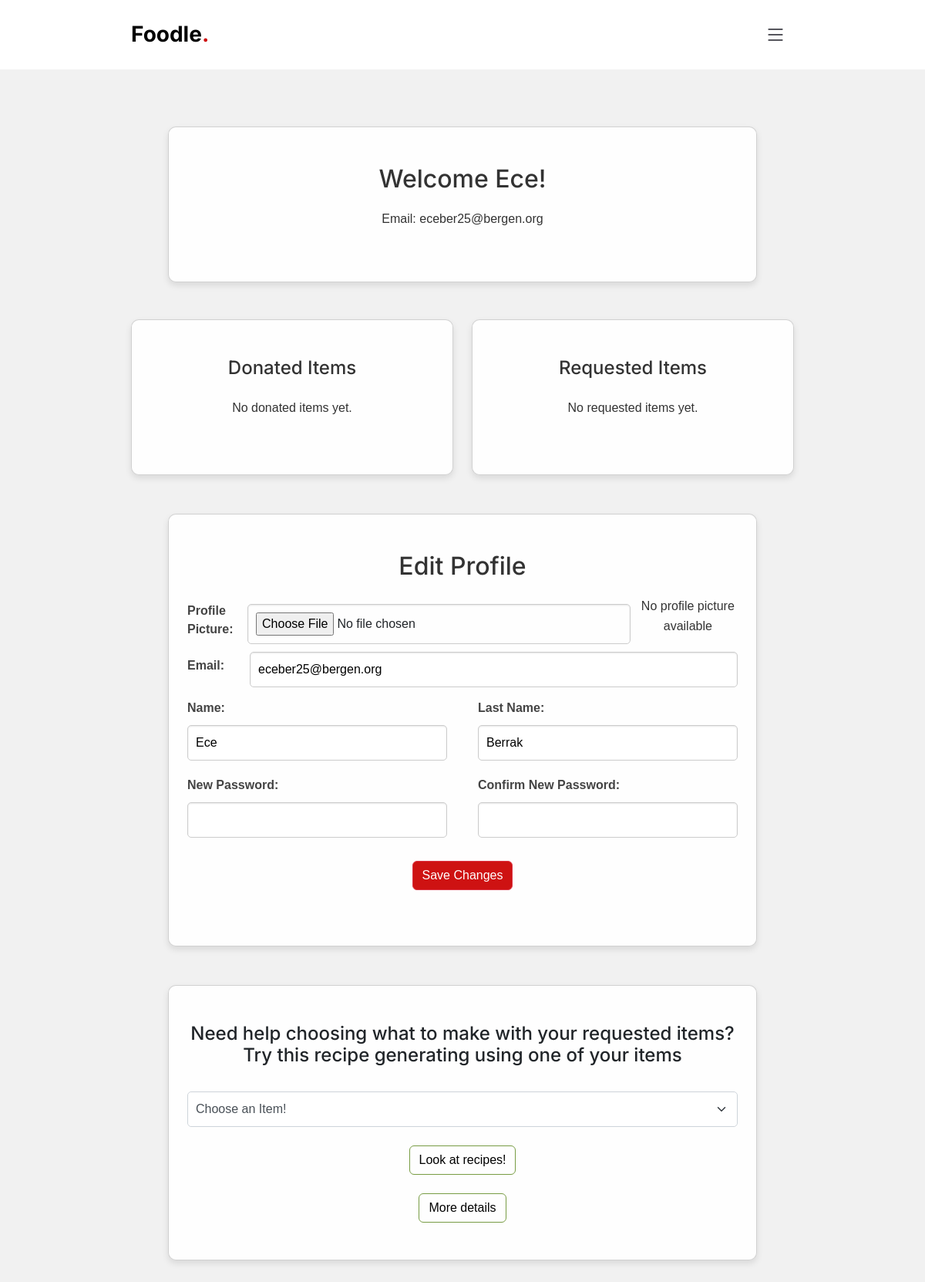
The app's page /profile (signed in) with its own data.
### app.py (models this page shows, shortened)
class User(db.Model, UserMixin):
    id = db.Column(db.Integer, primary_key=True)
    name = db.Column(db.String(255))
    last_name = db.Column(db.String(255))
    email = db.Column(db.String(255), unique=True, nullable=False)
    password_hash = db.Column(db.String(255), nullable=False)
    email_verification_token = db.Column(db.String(255))
    is_verified = db.Column(db.Boolean, default=False)
    phoneNumber = db.Column(db.String(255))
    userdonations = db.relationship('Donation', backref='donor', lazy=True)
    profile_picture = db.Column(db.LargeBinary)
    reset_token = db.Column(db.String(255))
    donations = db.relationship('Donation', back_populates='user')

### app.py (the view, shortened to what this page needs)
@app.route('/profile', methods=['GET', 'POST'])
@login_required
def profile():
    user = current_user
    if not user.is_authenticated:
        return redirect(url_for('login'))
    donated_items = user.userdonations
    requested_items = Request.query.filter_by(email=user.email).all()
    return render_template('profile.html', user=user, donated_items=donated_items, requested_items=requested_items, retrieve_profile_picture=retrieve_profile_picture)

### app.py (called while the page is built)
@login_manager.user_loader
def load_user(user_id):
    return User.query.get(int(user_id))

### templates/profile.html (shortened to what this page needs)
{% extends "base.html" %}
{% block content %}
<br><br><br><br><br><br>
<div class="container">
    <div class="card mx-4 mx-md-5 shadow-5-strong">
        <div class="card-body py-5 px-md-4">
            <div class="row d-flex justify-content-center">
                <div class="col-md-8">
                    <div class="row align-items-center">
                        {% if user.profile_picture %}
                        <div class="col-md-4">
                            <img class="user-style-picture"
                                alt="Profile Picture" style="width: 100%; border-radius: 50%;">
                        </div>
                        <div class="col-md-8">
                            <div class="text-left">
                                <h1>Welcome {{ user.name }}!</h1>
                                <p>Email: {{ user.email }}</p>
                            </div>
                        </div>
                        {% else %}
                        <div class="col-12 text-center">
                            <h1>Welcome {{ user.name }}!</h1>
                            <p>Email: {{ user.email }}</p>
                        </div>
                        {% endif %}
                    </div>
                </div>
            </div>
        </div>
    </div>
    <div class="row mt-5">
        <div class="col-md-6 pr-1">
            <div class="card shadow-5-strong">
                <div class="card-body py-5 px-md-3 scrollable-card-body">
                    <div class="text-center">
                        <h2>Donated Items</h2>
                    </div>
                    <div class="row">
                        <div class="col">
                            {% if current_user.userdonations %}
                            <ul>
                                {% for donation in current_user.userdonations %}
                                <li>{{ donation.item_name }} - Quantity: {{ donation.quantity }} - Status: {{
                                    donation.status }}</li>
                                {% endfor %}
                            </ul>
                            {% else %}
                            <p>No donated items yet.</p>
                            {% endif %}
                        </div>
                    </div>
                </div>
            </div>
        </div>
        <div class="col-md-6 pl-1">
            <div class="card shadow-5-strong">
                <div class="card-body py-5 px-md-3 scrollable-card-body">
                    <div class="text-center">
                        <h2>Requested Items</h2>
                    </div>
                    <div class="row">
                        <div class="col">
                            {% if requested_items %}
                            <ul>
                                {% for item in requested_items %}
                                <li>{{ item.item_name }} - Quantity: {{ item.quantity }} - Status: {{ item.status }}
                                </li>
                                {% endfor %}
                            </ul>
                            {% else %}
                            <p>No requested items yet.</p>
                            {% endif %}
                        </div>
                    </div>
                </div>
            </div>
        </div>
    </div>
    <div class="card mx-4 mx-md-5 shadow-5-strong" style="margin-top: 20px; ">
        <div class="card-body py-5 px-md-4">
            <div class="row d-flex justify-content-center">
                <div class="text-center">
                    <h1>Edit Profile</h1>
                </div>
                <div class="text-right">
                    <form method="post" action="{{ url_for('profile') }}" enctype="multipart/form-data">
                        <div class="profile-container">
                            <label for="profile_picture" class="profile-label">Profile Picture:</label>
                            <input type="file" id="profile_picture" name="profile_picture" class="profile-input" style="margin-right:10px">
                            {% if user.profile_picture %}
                            <img class="profile-style-picture"
                                alt="Profile Picture" style="width: 100px; border-radius: 50%; margin-top: 10px; margin-left: 10px">
                            {% else %}
                            <p>No profile picture available</p>
                            {% endif %}
                        </div>
                        <div class="profile-container">
                            <label for="email" class="profile-label" style="margin-right:33px">Email:</label>
                            <input type="email" id="email" name="email" value="{{ user.email }}" class="profile-input">
                        </div>
                        <div class="profile-container" style="margin-top:15px">
                            <div class="profile-left-column">
                                <label for="name" class="profile-label">Name:</label>
                                <input type="text" id="name" name="name" value="{{ user.name }}" class="profile-input">
                            </div>
                            <div class="profile-right-column">
                                <label for="last_name" class="profile-label">Last Name:</label>
                                <input type="text" id="last_name" name="last_name" value="{{ user.last_name }}"
                                    class="profile-input">
                            </div>
                        </div>
                        <div class="profile-container" style="margin-top:20px">
                            <div class="profile-left-column">
                                <label for="password" class="profile-label">New Password:</label>
                                <input type="password" id="password" name="password" class="profile-input">
                            </div>
                            <div class="profile-right-column">
                                <label for="confirm_password" class="profile-label">Confirm New Password:</label>
                                <input type="password" id="confirm_password" name="confirm_password"
                                    class="profile-input">
                            </div>
                        </div>
                        <div class="profile-container" style="margin-top:30px">
                            <button type="submit" class="btn btn-danger btn-block mb-4"
                                style="display: block; margin: 0 auto;">Save Changes</button>
                        </div>
                    </form>
                </div>
            </div>
        </div>
    </div>
    <div class="card mx-4 mx-md-5 shadow-5-strong" style="margin-top: 50px; margin-bottom: 50px;">
        <div class="card-body py-5 px-md-4">
            <div class="text-center">
                <h4>Need help choosing what to make with your requested items? Try this recipe generating using one of
                    your items</h4><br>
                <form action="/profile" method="POST">
                    <select class="form-select" aria-label="Default select example" name="selected">
                        <option value="">Choose an Item!</option>
                    </select><br>
                    <button type="submit" class="btn btn-outline-success" name="recipe">Look at recipes!</button>
                </form>
                <br>
                <button type="button" class="btn btn-outline-success" data-bs-toggle="modal"
                    data-bs-target="#exampleModal">
                    More details
                </button>
            </div>
        </div>
    </div>
</div>
{%endblock%}

### static/assets/css/main.css (style rules this page uses)
.scrollable-card-body { height: 200px; overflow-y: auto; }
.btn-danger { background-color: #ce1212; color:white }
.btn-outline-success { border-color:#789c44; border-width: 1.5px; color:black; }
:root { --font-default: "Open Sans", system-ui, -apple-system, "Segoe UI", Roboto, "Helvetica Neue", Arial, "Noto Sans", "Liberation Sans", sans-serif, "Apple Color Emoji", "Segoe UI Emoji", "Segoe UI Symbol", "Noto Color Emoji"; --font-primary: "Amatic SC", sans-serif; --font-secondary: "Inter", sans-serif; }
:root { --color-default: #212529; --color-primary: #ce1212; --color-secondary: #37373f; }
:root { scroll-behavior: smooth; }
body { font-family: var(--font-default); color: var(--color-default); }
h1, h2, h3, h4, h5, h6 { font-family: var(--font-secondary); }
.profile-container { display: flex; justify-content: space-between; align-items: center; }
.profile-left-column { flex: 1; margin-right: 10px; }
.profile-right-column { flex:1; }
.profile-label { display: block; margin-bottom: 5px; font-weight: bold; }
.profile-input { width: 100%; padding: 8px; border: 1px solid #ccc; border-radius: 5px; box-sizing: border-box; }

### templates/profile.html (style rules this page uses)
body { background: #f1f1f1; font-family: Arial, sans-serif; }
.container { max-width: 900px; margin: auto; padding: 20px; }
.card { background: hsla(0, 0%, 100%, 0.9); backdrop-filter: blur(30px); box-shadow: 0 4px 8px rgba(0, 0, 0, 0.1); border-radius: 10px; overflow: hidden; margin-bottom: 30px; }
.card-body { padding: 20px; }
.card h1, .card h2, .card p { color: #333; margin-bottom: 20px; }
.card h1 { font-size: 2em; text-align: center; }
.card h2 { font-size: 1.5em; text-align: center; margin-bottom: 1em; }
.card p { font-size: 1em; line-height: 1.6; text-align: center; }
.profile-container { display: flex; justify-content: space-between; align-items: center; }
.profile-left-column, .profile-right-column { flex: 1; }
.profile-left-column { margin-right: 20px; }
.profile-right-column { margin-left: 20px; }
.profile-label { display: block; margin-bottom: 10px; font-weight: bold; color: #444; }
.profile-input { width: 100%; padding: 10px; border: 1px solid #ccc; border-radius: 5px; box-shadow: inset 0 1px 2px rgba(0, 0, 0, 0.1); }
.scrollable-card-body { max-height: 300px; overflow-y: auto; padding-right: 15px; }
.form-select { display: block; width: 100%; padding: 10px; font-size: 1rem; line-height: 1.5; color: #495057; background-color: #fff; background-clip: padding-box; border: 1px solid #ced4da; border-radius: 5px; transition: border-color .15s ease-in-out, box-shadow .15s ease-in-out; }

### records on screen
User: name "Ece", email "eceber25@bergen.org", last_name "Berrak"
